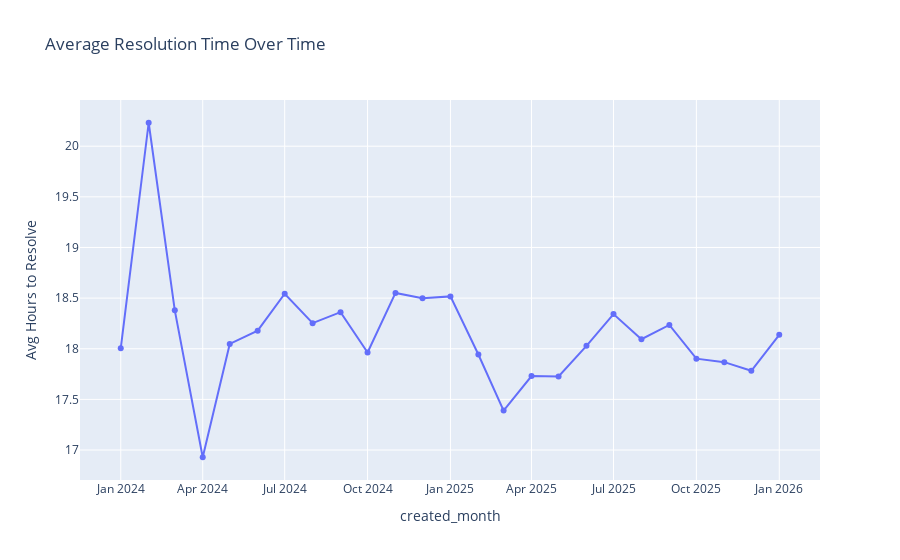

The notebook cell this image was saved under:
### Code cell
#Resolution Time Trend
resolution_trend = (
    support_tickets
    .groupby("created_month")["resolution_hours"]
    .mean()
    .reset_index()
)

fig = px.line(
    resolution_trend,
    x="created_month",
    y="resolution_hours",
    markers=True,
    title="Average Resolution Time Over Time",
    labels={"resolution_hours": "Avg Hours to Resolve"}
)

fig.show()

### Figure 1 — Plotly figure (JSON) as saved in the notebook; plotly's stock layout.template omitted (floating-point values rounded to 4 significant figures)
{"data": [{"hovertemplate": "created_month=%{x}<br>Avg Hours to Resolve=%{y}<extra></extra>", "legendgroup": "", "line": {"color": "#636efa", "dash": "solid"}, "marker": {"symbol": "circle"}, "mode": "lines+markers", "name": "", "orientation": "v", "showlegend": false, "type": "scatter", "x": ["2024-01", "2024-02", "2024-03", "2024-04", "2024-05", "2024-06", "2024-07", "2024-08", "2024-09", "2024-10", "2024-11", "2024-12", "2025-01", "2025-02", "2025-03", "2025-04", "2025-05", "2025-06", "2025-07", "2025-08", "2025-09", "2025-10", "2025-11", "2025-12", "2026-01"], "xaxis": "x", "y": [18.0, 20.23, 18.38, 16.93, 18.05, 18.18, 18.54, 18.25, 18.36, 17.96, 18.55, 18.5, 18.52, 17.94, 17.39, 17.73, 17.73, 18.03, 18.34, 18.09, 18.23, 17.9, 17.87, 17.78, 18.14], "yaxis": "y"}], "layout": {"legend": {"tracegroupgap": 0}, "title": {"text": "Average Resolution Time Over Time"}, "xaxis": {"anchor": "y", "domain": [0, 1], "title": {"text": "created_month"}}, "yaxis": {"anchor": "x", "domain": [0, 1], "title": {"text": "Avg Hours to Resolve"}}}}
